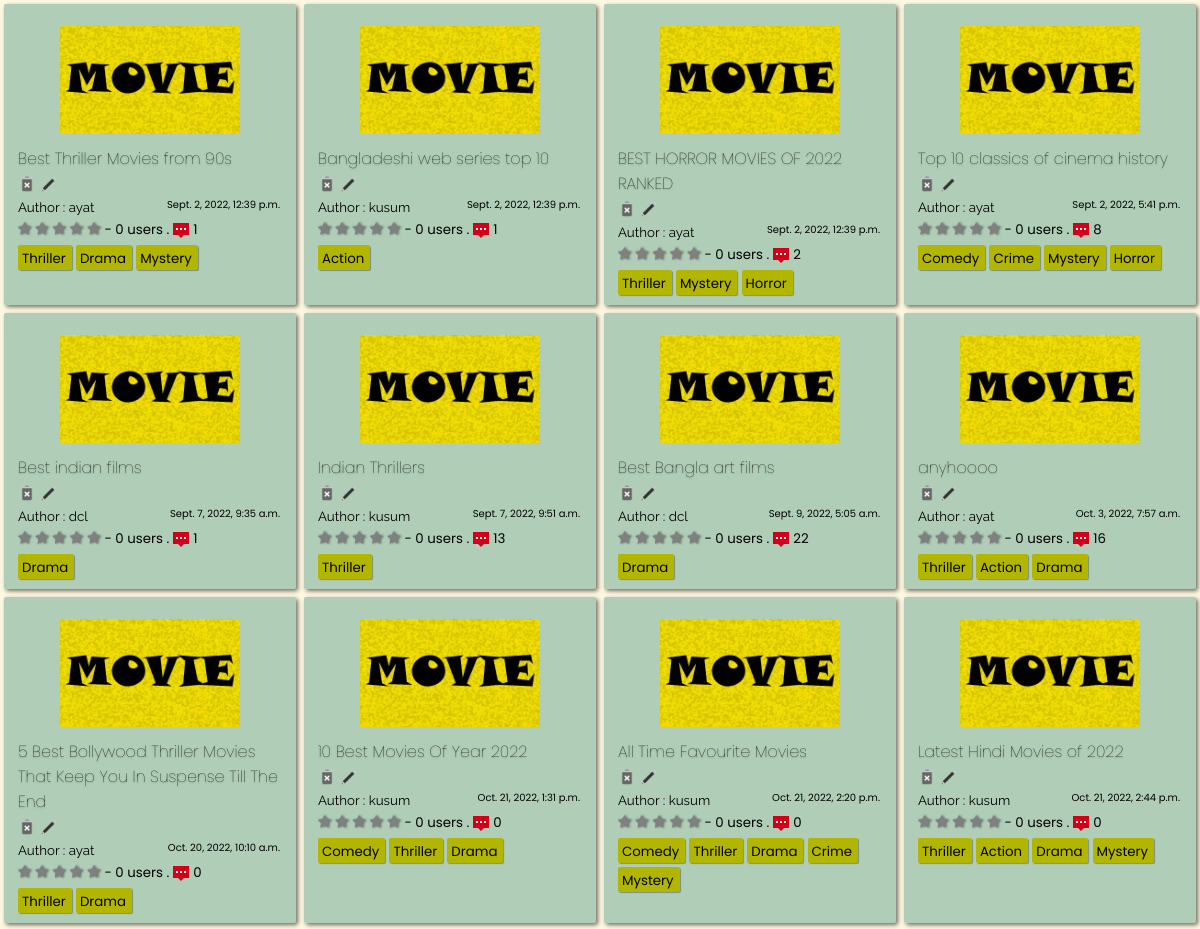
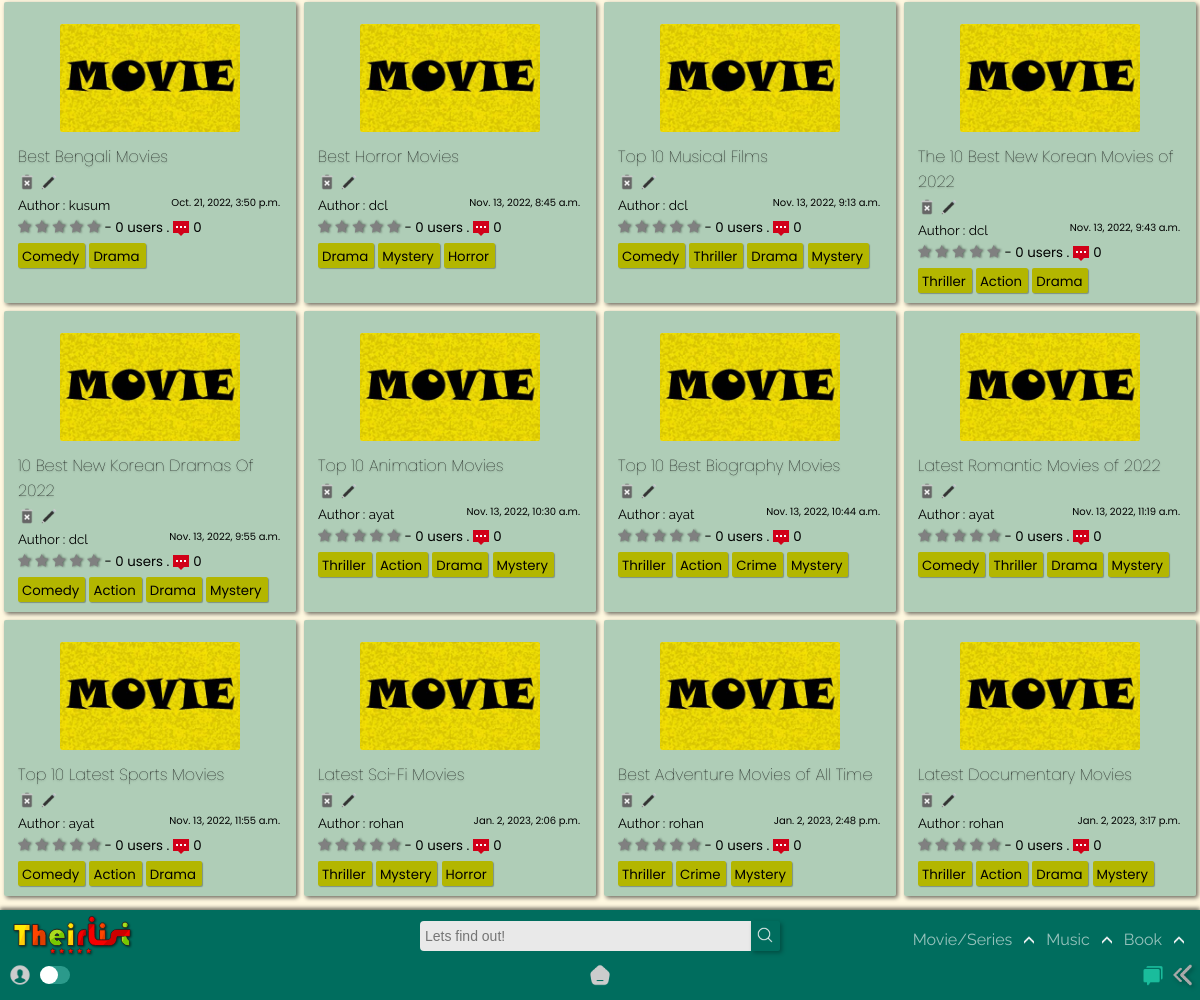
The page /home/film/ on the database as committed earlier (2 pictures, top to bottom).
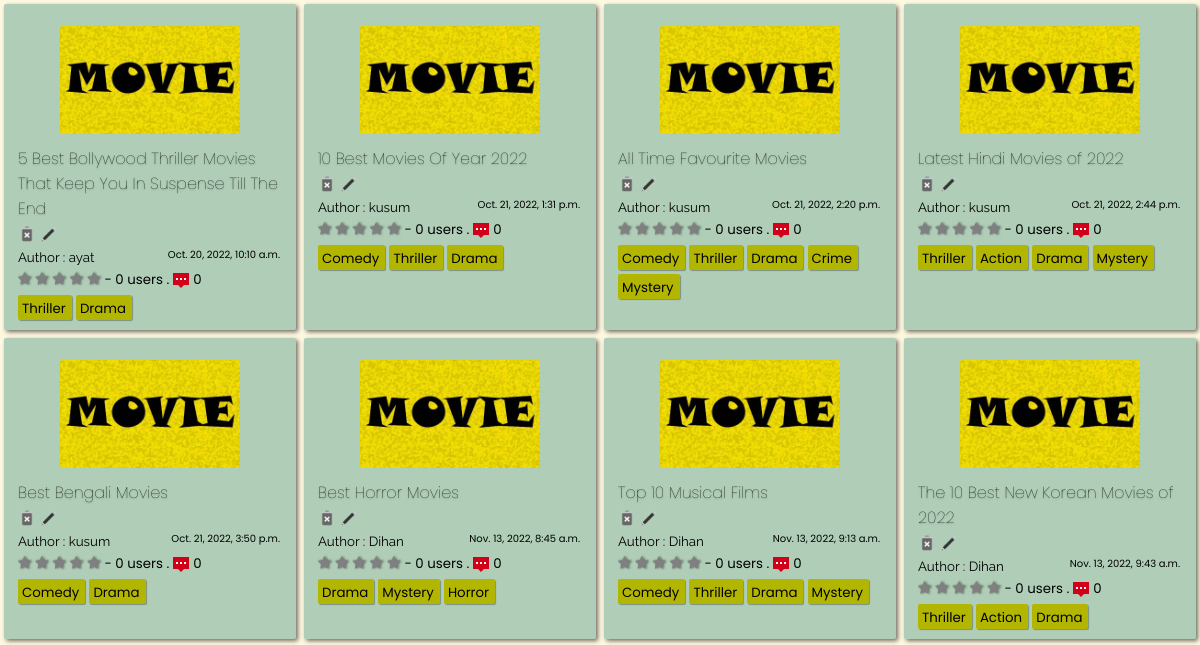
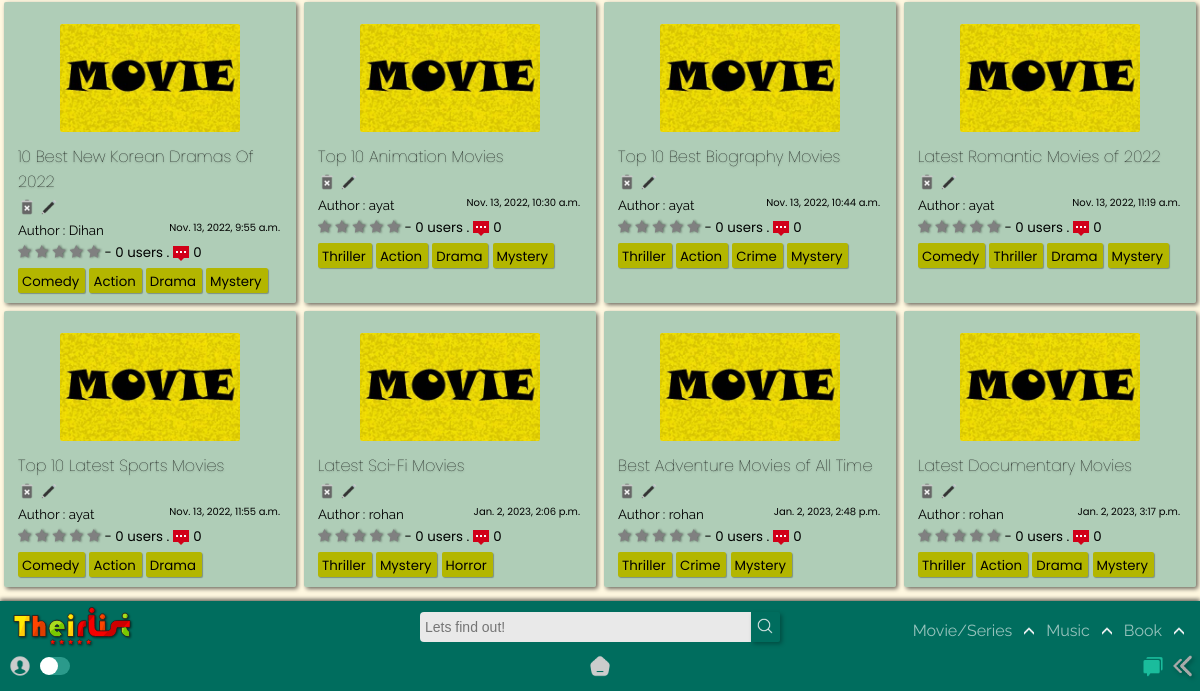
The same page on the database as committed later (2 pictures, top to bottom).
### app/models.py (models this page shows, shortened)
class List(models.Model):
    title = models.CharField(max_length=120)
    genre = models.ManyToManyField('Genre',blank=True)
    creator = models.ForeignKey(User,on_delete=models.SET_NULL,blank=True, null=True)
    posted = models.DateTimeField(auto_now_add=True)
    content = RichTextField(null=True,default=' ')
    type = models.CharField(max_length=10,default="Movie")
    spoiler_choices = [(False, 'No'),(True, 'Yes')]
    spoiler = models.BooleanField(default=False,null=True, choices = spoiler_choices)
    slug = models.SlugField(max_length= 300,null=True, blank = True, unique=True)
    def average_rating(self) -> float:
        return Starr.objects.filter(list=self).aggregate(Avg("rate"))["rate__avg"] or 0
    def count_rating(self):
        return Starr.objects.filter(list=self).count()
    def count_comments(self):
        return Review.objects.filter(List=self).count()

class Genre(models.Model):
    name = models.CharField(max_length=150)
    def __str__(self):
        return self.name

### app/views.py (the view)
# urls.py: path('film/',views.film, name='film'),
def film(request,query=None):
    if not query:
        qs = List.objects.all()
    else:
        qs = List.objects.filter(genre__name__icontains=query)
    return render(request, 'app/film.html', {'query': qs, 'result' : query} )

### templates/app/film.html (shortened to what this page needs)
{% extends "index.html" %}
{% load static %}
{% block content %}
<section>
    <div class="contain-sec" id="contain-sec5">
      {% for film in query %}
      <div class="elements">
        <div class="thumb">
          <img src="{% static 'app/images/movie-poster.jpg' %}" width="100px" />
        </div>
        <div class="Title">
          <a href="{% url 'app:list_detail' film.slug %}"><h4 class="tit">{{film.title}}</h4></a>
          {% if user.id == film.creator.id %}
          <a href="{% url 'app:delete_movie' film.slug %}"><img src ="{% static 'app/images/delete.png' %}"></a>
          <a href="{% url 'app:update_list' film.slug %}"><img src ="{% static 'app/images/edit.png' %}"></a>
          {% else %}
          <img src ="{% static 'app/images/delete-dis.png' %}">
          <img src ="{% static 'app/images/edit-dis.png' %}">
          {% endif %}
        </div>
        <div class="Author">
          <small>Author : {{film.creator.username}}<span>{{film.posted}}</span></small>
        </div>
        <div class="rating">
          <span class="star-headline">
            <span class="fa fa-star {% if film.average_rating > 0 %} checked {% endif %}"></span>
            <span class="fa fa-star {% if film.average_rating > 1 %} checked {% endif %}"></span>
            <span class="fa fa-star {% if film.average_rating > 2 %} checked {% endif %}"></span>
            <span class="fa fa-star {% if film.average_rating > 3 %} checked {% endif %}" ></span>
            <span class="fa fa-star {% if film.average_rating > 4 %} checked {% endif %}"></span>
          </span>
          <small> - {{film.count_rating}} users .<img class="comments_count" src="{% static 'app/images/comments.png' %}">{{film.count_comments}}</small>
        </div>
          {% for tag in film.genre.all %}
          <div class="Genre">
            <a href="{% url 'app:film' query=tag %}">
              <small>{{ tag }}</small>
            </a>
          </div>
            {% empty %}
            No tags!
          {% endfor %}
      </div>
      {% endfor %}
    </div>
  </section>
{% endblock content %}

### templates/index.html (shortened to what this page needs)
{% load static %}
<!DOCTYPE html>
<html lang="en">
  <head>
    <link rel="stylesheet" href="{% static 'app/css/desk.css' %}" />
    <link rel="stylesheet" href="{% static 'app/css/mobile.css' %}" />
    <link rel="stylesheet" href="{% static 'app/css/search.css' %}" />
    <link rel="stylesheet" href="{% static 'app/css/content_css.css' %}" />
    <link rel="stylesheet" href="https://cdnjs.cloudflare.com/ajax/libs/font-awesome/4.7.0/css/font-awesome.min.css">
  </head>
  <header>
    <nav class="nav" id="nav">
      <div class="logo"></div>
      <div class="wrap">
        <form method="GET" action="{% url 'app:search' %}">
        <div class="search">
          <input
            type="text"
            class="searchTerm"
            placeholder="Lets find out!"
            name="query"
            id="query"
          />
          <button type="submit" class="searchButton" id="query-btn">
            <img src="{% static 'app/images/search.png' %}">
          </button>
        </div>
      </form>
      </div>
    <div class="nav-menu-list">
        <ul class="nav-main-op">
            <li>
              <a href="{% url 'app:list' %}" class="moviesnseries">Movie/Series</a><span class="nav-movie-expand"><img src="{% static 'app/images/dropdown.png' %}" alt=""></span>
            </li>
            <li>
              <a href="{% url 'app:musiclist' %}">Music</a><span class="nav-music-expand"><img src="{% static 'app/images/dropdown.png' %}" alt=""></span>
            </li>
            <li>
              <a href="{% url 'app:booklist' %}">Book</a><span class="nav-book-expand"><img src="{% static 'app/images/dropdown.png' %}" alt=""></span>
            </li>
          </ul>
      </div>
    </nav>
  </header>
  <body id="body">
    {% block content %}
    {% endblock content %}
    <doc class="doc-bar" id="doc-bar">
        <div class="doc-stuff-left">
        <div class="user-doc-logo" title="authentication"><img src="{% static 'app/images/user.png' %}"></div>
        <label class="switch"  title="toggle dark/light mode">
          <span class="slider round"></span>
        </label>
      </div>
        <div class="doc-stuff-center"><a href="{% url 'app:all' %}" title="home"><img src="{% static 'app/images/home.png' %}" id="home"></a></div>
        <div class="doc-stuff-right">
          <a href="{% url 'app:chat' %}" title="Chat in the community"><img class="com-chat" src="{% static 'app/images/community.png' %}"></a>
          <button onClick="javascript:history.go(-1);" title="Go back"><img src="{% static 'app/images/back.png' %}" alt=""></button>
        </div>
    </doc>
  </body>
</html>

### static/app/css/desk.css (style rules this page uses)
:root { --rd: #D10000; --white: rgb(233, 233, 233); --rd2: #9DAAF2; --dark: #1d1d1d; --teal: rgb(0, 109, 94); }
button { cursor: pointer; }
* { -webkit-tap-highlight-color: transparent; margin: 0; padding: 0; box-sizing: border-box; }
button { filter: drop-shadow(2px 2px 2px #0000004b); }
body { -webkit-tap-highlight-color: transparent; background-color: #fff5d1ab; text-decoration: none; height: 100vh; display: flex; flex-direction: column; font-family: 'Raleway', sans-serif; }
.nav { position: fixed; display: flex; justify-content: space-between; flex-wrap: wrap; align-items: center; height: 52px; bottom: 38px; left: 0; right: 0; box-shadow: 0px -2px 4px #00000090; z-index: 10; background-color: var(--teal); }
.logo { position: absolute; top: 0px; left: 0px; height: 50px; width: 120px; margin: 2px 12px; }
.nav-menu-list { position: absolute; top: 10px; right: 0; margin: 0 16px; }
.nav-main-op { display: flex; flex-direction: row; margin-right: 0px; }
.nav-main-op a { margin: 0 12px; text-decoration: none; color: #FFFFFF96; font-size: 16px; transition: all 250ms ease-in-out; }
.nav-main-op li { font-size: 18px; list-style: none; margin: 8px auto; color: #FFFFFF96; cursor: pointer; }
.nav-movie-expand img, .nav-music-expand img, .nav-book-expand img { width: 10px; transform: rotate(180deg); }
.doc-bar { position: fixed; display: flex; flex-wrap: wrap; flex-direction: row; align-items: center; justify-content: space-between; height: 40px; padding-top: 0px; padding-bottom: 6px; left: 0; right: 0; bottom: 0; background-color: rgb(0, 109, 94); z-index: 12; }
.doc-stuff-left { display: flex; position: relative; justify-content: flex-start; align-items: center; width: 100px; padding: 3px 0px; margin-bottom: 0px; margin-left: 6px; }
.user-doc-logo { height: max-content; margin-left: 2px; }
.user-doc-logo img { height: 24px; width: auto; cursor: pointer; }
.doc-stuff-center { width: max-content; display: flex; justify-content: center; }
.switch { position: relative; display: inline-block; width: 30px; height: 18px; bottom: 2px; left: 8px; }
.slider { position: absolute; cursor: pointer; top: 0; left: 0; right: 0; bottom: 0; background-color: rgba(138, 255, 239, 0.315); -webkit-transition: .4s; transition: .4s; }
.slider:before { position: absolute; content: ""; height: 18px; width: 18px; left: 0px; bottom: 0px; background-color: white; -webkit-transition: .4s; transition: .4s; }
.slider.round { border-radius: 34px; }
.slider.round:before { border-radius: 50%; }
.doc-stuff-center img { height: 22px; }
.doc-stuff-right { justify-content: end; display: flex; width: 100px; position: relative; margin-right: 6px; }
.doc-stuff-right button { background: none; color: inherit; border: none; padding: 0; font: inherit; cursor: pointer; outline: inherit; }
.doc-stuff-right img { height: 22px; width: 22px }
.doc-stuff-right .com-chat { margin-right: 8px; }
.Title img { height: 18px!important; }
.Genre small { padding: 0 0; margin-right: 2px; }
.fa { color: grey; filter: drop-shadow(1px 0px 1px rgba(0, 0, 0, 0.493)); }
.star-headline span { font-size: 14px; }
.comments_count { height: 16px; margin-bottom: -4px; margin-left: 4px; margin-right: 4px; }

### staticfiles/app/css/search.css (style rules this page uses)
.search { width: 100%; position: relative; display: flex; }
.searchTerm { width: 100%; border: none; border-right: none; padding: 5px; height: 30px; border-radius: 4px 0 0 4px; outline: none; color: #9dbfaf; background-color: var(--white); font-size: 14px; }
.searchButton { width: 32px; height: 30px; border: none; background-color: var(--teal); text-align: center; color: white; border-radius: 0 2px 2px 0; cursor: pointer; font-size: 20px; transition: all 250ms ease-in-out; }
.searchButton img { height: 16px; }
.wrap { width: 30%; position: absolute; top: 50%; left: 50%; transform: translate(-50%, -50%); }

### templates/app/film.html (style rules this page uses)
.Title img { height: 14px; }

Rows that differ between the two databases and show on the page:
removed List: title "Best Thriller Movies from 90s", creator.username "ayat", posted "Sept. 2, 2022, 12:39 p.m.", count_rating "0", count_comments "1", Genre (name "Thriller"), Genre (name "Drama"), Genre (name "Mystery")
removed List: title "Bangladeshi web series top 10", creator.username "kusum", posted "Sept. 2, 2022, 12:39 p.m.", count_rating "0", count_comments "1", Genre (name "Action")
removed List: title "BEST HORROR MOVIES OF 2022 RANKED", creator.username "ayat", posted "Sept. 2, 2022, 12:39 p.m.", count_rating "0", count_comments "2", Genre (name "Thriller"), Genre (name "Mystery"), Genre (name "Horror")
removed List: title "Top 10 classics of cinema history", creator.username "ayat", posted "Sept. 2, 2022, 5:41 p.m.", count_rating "0", count_comments "8", Genre (name "Comedy"), Genre (name "Crime"), Genre (name "Mystery"), Genre (name "Horror")
removed List: title "Best indian films", creator.username "dcl", posted "Sept. 7, 2022, 9:35 a.m.", count_rating "0", count_comments "1", Genre (name "Drama")
removed List: title "Indian Thrillers", creator.username "kusum", posted "Sept. 7, 2022, 9:51 a.m.", count_rating "0", count_comments "13", Genre (name "Thriller")
removed List: title "Best Bangla art films", creator.username "dcl", posted "Sept. 9, 2022, 5:05 a.m.", count_rating "0", count_comments "22", Genre (name "Drama")
removed List: title "anyhoooo", creator.username "ayat", posted "Oct. 3, 2022, 7:57 a.m.", count_rating "0", count_comments "16", Genre (name "Thriller"), Genre (name "Action"), Genre (name "Drama")
changed through a linked row, List "Best Horror Movies": creator.username "dcl" → "Dihan"
changed through a linked row, List "Top 10 Musical Films": creator.username "dcl" → "Dihan"
changed through a linked row, List "The 10 Best New Korean Movies of 2022": creator.username "dcl" → "Dihan"
changed through a linked row, List "10 Best New Korean Dramas Of 2022": creator.username "dcl" → "Dihan"
